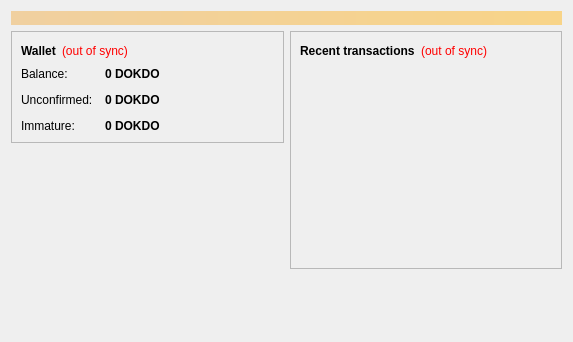
<?xml version="1.0" encoding="UTF-8"?>
<ui version="4.0">
 <class>OverviewPage</class>
 <widget class="QWidget" name="OverviewPage">
  <property name="geometry">
   <rect>
    <x>0</x>
    <y>0</y>
    <width>573</width>
    <height>342</height>
   </rect>
  </property>
  <property name="windowTitle">
   <string>Form</string>
  </property>
  <layout class="QVBoxLayout" name="topLayout">
   <item>
    <widget class="QLabel" name="labelAlerts">
     <property name="visible">
      <bool>false</bool>
     </property>
     <property name="styleSheet">
      <string notr="true">background-color: qlineargradient(x1: 0, y1: 0, x2: 1, y2: 0, stop:0 #F0D0A0, stop:1 #F8D488); color:#000000;</string>
     </property>
     <property name="wordWrap">
      <bool>true</bool>
     </property>
     <property name="margin">
      <number>3</number>
     </property>
    </widget>
   </item>
   <item>
    <layout class="QHBoxLayout" name="horizontalLayout" stretch="1,1">
     <item>
      <layout class="QVBoxLayout" name="verticalLayout_2">
       <item>
        <widget class="QFrame" name="frame">
         <property name="frameShape">
          <enum>QFrame::StyledPanel</enum>
         </property>
         <property name="frameShadow">
          <enum>QFrame::Raised</enum>
         </property>
         <layout class="QVBoxLayout" name="verticalLayout_4">
          <item>
           <layout class="QHBoxLayout" name="horizontalLayout_4">
            <item>
             <widget class="QLabel" name="label_5">
              <property name="font">
               <font>
                <weight>75</weight>
                <bold>true</bold>
               </font>
              </property>
              <property name="text">
               <string>Wallet</string>
              </property>
             </widget>
            </item>
            <item>
             <widget class="QLabel" name="labelWalletStatus">
              <property name="toolTip">
               <string>The displayed information may be out of date. Your wallet automatically synchronizes with the Dokdo network after a connection is established, but this process has not completed yet.</string>
              </property>
              <property name="styleSheet">
               <string notr="true">QLabel { color: red; }</string>
              </property>
              <property name="text">
               <string notr="true">(out of sync)</string>
              </property>
              <property name="alignment">
               <set>Qt::AlignLeading|Qt::AlignLeft|Qt::AlignVCenter</set>
              </property>
             </widget>
            </item>
            <item>
             <spacer name="horizontalSpacer_2">
              <property name="orientation">
               <enum>Qt::Horizontal</enum>
              </property>
              <property name="sizeHint" stdset="0">
               <size>
                <width>40</width>
                <height>20</height>
               </size>
              </property>
             </spacer>
            </item>
           </layout>
          </item>
          <item>
           <layout class="QFormLayout" name="formLayout_2">
            <property name="fieldGrowthPolicy">
             <enum>QFormLayout::AllNonFixedFieldsGrow</enum>
            </property>
            <property name="horizontalSpacing">
             <number>12</number>
            </property>
            <property name="verticalSpacing">
             <number>12</number>
            </property>
            <item row="0" column="0">
             <widget class="QLabel" name="label">
              <property name="text">
               <string>Balance:</string>
              </property>
             </widget>
            </item>
            <item row="0" column="1">
             <widget class="QLabel" name="labelBalance">
              <property name="font">
               <font>
                <weight>75</weight>
                <bold>true</bold>
               </font>
              </property>
              <property name="cursor">
               <cursorShape>IBeamCursor</cursorShape>
              </property>
              <property name="toolTip">
               <string>Your current balance</string>
              </property>
              <property name="text">
               <string notr="true">0 DOKDO</string>
              </property>
              <property name="textInteractionFlags">
               <set>Qt::LinksAccessibleByMouse|Qt::TextSelectableByKeyboard|Qt::TextSelectableByMouse</set>
              </property>
             </widget>
            </item>
            <item row="1" column="0">
             <widget class="QLabel" name="label_3">
              <property name="text">
               <string>Unconfirmed:</string>
              </property>
             </widget>
            </item>
            <item row="1" column="1">
             <widget class="QLabel" name="labelUnconfirmed">
              <property name="font">
               <font>
                <weight>75</weight>
                <bold>true</bold>
               </font>
              </property>
              <property name="cursor">
               <cursorShape>IBeamCursor</cursorShape>
              </property>
              <property name="toolTip">
               <string>Total of transactions that have yet to be confirmed, and do not yet count toward the current balance</string>
              </property>
              <property name="text">
               <string notr="true">0 DOKDO</string>
              </property>
              <property name="textInteractionFlags">
               <set>Qt::LinksAccessibleByMouse|Qt::TextSelectableByKeyboard|Qt::TextSelectableByMouse</set>
              </property>
             </widget>
            </item>
            <item row="2" column="0">
             <widget class="QLabel" name="labelImmatureText">
              <property name="text">
               <string>Immature:</string>
              </property>
             </widget>
            </item>
            <item row="2" column="1">
             <widget class="QLabel" name="labelImmature">
              <property name="font">
               <font>
                <weight>75</weight>
                <bold>true</bold>
               </font>
              </property>
              <property name="toolTip">
               <string>Mined balance that has not yet matured</string>
              </property>
              <property name="text">
               <string notr="true">0 DOKDO</string>
              </property>
              <property name="textInteractionFlags">
               <set>Qt::LinksAccessibleByMouse|Qt::TextSelectableByKeyboard|Qt::TextSelectableByMouse</set>
              </property>
             </widget>
            </item>
           </layout>
          </item>
         </layout>
        </widget>
       </item>
       <item>
        <spacer name="verticalSpacer">
         <property name="orientation">
          <enum>Qt::Vertical</enum>
         </property>
         <property name="sizeHint" stdset="0">
          <size>
           <width>20</width>
           <height>40</height>
          </size>
         </property>
        </spacer>
       </item>
      </layout>
     </item>
     <item>
      <layout class="QVBoxLayout" name="verticalLayout_3">
       <item>
        <widget class="QFrame" name="frame_2">
         <property name="frameShape">
          <enum>QFrame::StyledPanel</enum>
         </property>
         <property name="frameShadow">
          <enum>QFrame::Raised</enum>
         </property>
         <layout class="QVBoxLayout" name="verticalLayout">
          <item>
           <layout class="QHBoxLayout" name="horizontalLayout_2">
            <item>
             <widget class="QLabel" name="label_4">
              <property name="text">
               <string>&lt;b&gt;Recent transactions&lt;/b&gt;</string>
              </property>
             </widget>
            </item>
            <item>
             <widget class="QLabel" name="labelTransactionsStatus">
              <property name="toolTip">
               <string>The displayed information may be out of date. Your wallet automatically synchronizes with the Dokdo network after a connection is established, but this process has not completed yet.</string>
              </property>
              <property name="styleSheet">
               <string notr="true">QLabel { color: red; }</string>
              </property>
              <property name="text">
               <string notr="true">(out of sync)</string>
              </property>
              <property name="alignment">
               <set>Qt::AlignRight|Qt::AlignTrailing|Qt::AlignVCenter</set>
              </property>
             </widget>
            </item>
            <item>
             <spacer name="horizontalSpacer">
              <property name="orientation">
               <enum>Qt::Horizontal</enum>
              </property>
              <property name="sizeHint" stdset="0">
               <size>
                <width>40</width>
                <height>20</height>
               </size>
              </property>
             </spacer>
            </item>
           </layout>
          </item>
          <item>
           <widget class="QListView" name="listTransactions">
            <property name="styleSheet">
             <string notr="true">QListView { background: transparent; }</string>
            </property>
            <property name="frameShape">
             <enum>QFrame::NoFrame</enum>
            </property>
            <property name="verticalScrollBarPolicy">
             <enum>Qt::ScrollBarAlwaysOff</enum>
            </property>
            <property name="horizontalScrollBarPolicy">
             <enum>Qt::ScrollBarAlwaysOff</enum>
            </property>
            <property name="selectionMode">
             <enum>QAbstractItemView::NoSelection</enum>
            </property>
           </widget>
          </item>
         </layout>
        </widget>
       </item>
       <item>
        <spacer name="verticalSpacer_2">
         <property name="orientation">
          <enum>Qt::Vertical</enum>
         </property>
         <property name="sizeHint" stdset="0">
          <size>
           <width>20</width>
           <height>40</height>
          </size>
         </property>
        </spacer>
       </item>
      </layout>
     </item>
    </layout>
   </item>
  </layout>
 </widget>
 <resources/>
 <connections/>
</ui>
